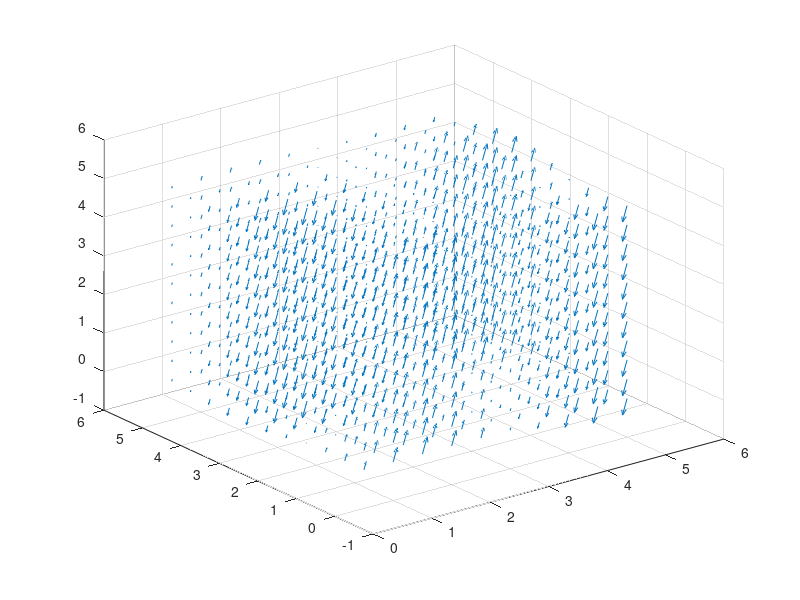

This figure's MATLAB source:
%quiver
%input of x,y,z
[x,y,z]=meshgrid(0:0.5:5);
u=sin(x).*cos(y);
v=sin(x).*cos(y);
w=sin(x).*cos(y);
quiver3(x,y,z,u,v,w)
